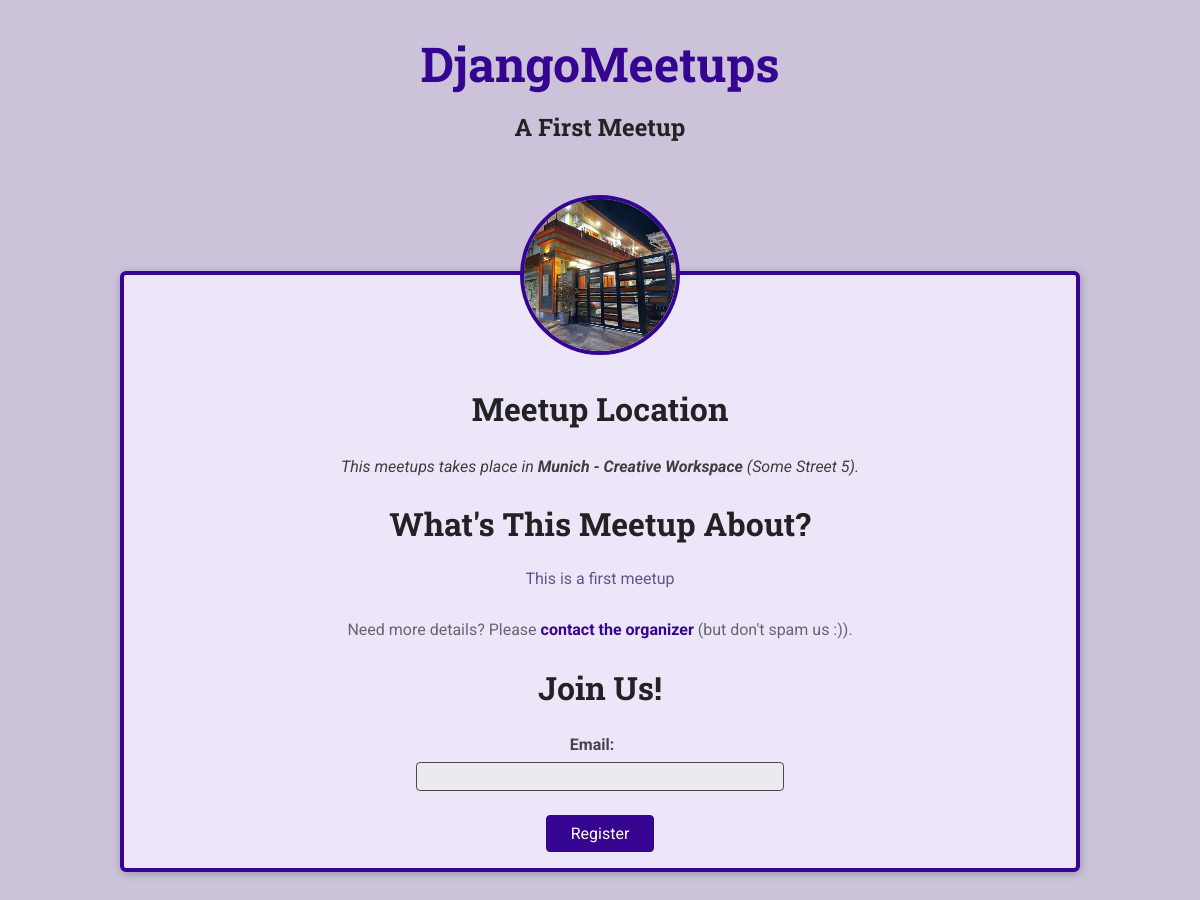
/meetups/a-first-meetup/, run on the app's committed database.
### meetups/models.py (models this page shows, shortened)
class Meetup(models.Model):
    title = models.CharField(max_length=200)
    organizer_emaill = models.EmailField()
    date = models.DateField()
    slug = models.SlugField(unique=True)
    description = models.TextField()
    image = models.ImageField(upload_to='images/')
    location = models.ForeignKey(Location, on_delete=models.CASCADE)
    participants = models.ManyToManyField(Participant, blank=True, null=True)

class Location(models.Model):
    name = models.CharField(max_length=200)
    address = models.CharField(max_length=300)

### meetups/views.py (the view)
# urls.py: path('meetups/<slug:meetup_slug>/', views.meetup_details, name='meetup-detail'),  # our-domain.com/meetups/<dynamic-path-segment>
def meetup_details(request, meetup_slug):
    try:
        selected_meetup = Meetup.objects.get(slug=meetup_slug)
        registration_form = RegistrationForm()
        return render(request, 'meetups/meetup-detail.html', {
            'meetup_found': True,
            'meetup': selected_meetup,
            'form': registration_form
        })
    except Exception as exc:
        return render(request, 'meetups/meetup-detail.html', {
            'meetup_found': False,
        })

### meetups/forms.py
class RegistrationForm(forms.ModelForm):
    class Meta:
        model = Participant
        fields = ['email']
        labels = {'email': 'Email'}

### meetups/templates/meetups/meetup-detail.html (shortened to what this page needs)
{% extends 'meetups/base/base.html' %}
{% load static %}
{% block site_css %}
    <link rel="stylesheet" href="{% static 'meetups/styles/meetup-detail.css' %}">
{% endblock site_css %}
{% block main_heading %}
    {{ meetup.title }}
{% endblock main_heading %}
{% block body %}
    {% if meetup_found %}
        <article>
            <img id="main-image" src="{{ meetup.image.url }}" alt="{{ meetup.title }}">
            <section id="location">
                <h2>Meetup Location</h2>
                <address>This meetups takes place in <span>{{ meetup.location.name }}</span> ({{ meetup.location.address }}).</address>
            </section>
            <section id="details">
                <h2>What's This Meetup About?</h2>
                <p>{{ meetup.description }}</p>
                <footer>
                    <p>Need more details? Please <a href="">contact the organizer</a> (but don't spam us :)).</p>
                </footer>
            </section>
            <section id="registration">
                <h2>Join Us!</h2>
                <form action="" method="POST">
                    <ul>
                        {{ form.as_ul }}
                    </ul>
                    <div id="registration-actions">
                        <button>Register</button>
                    </div>
                </form>
            </section>
        </article>
    {% else %}
        <p>No meetup found for this slug, sorry!</p>
    {% endif %}
{% endblock body %}

### meetups/static/meetups/styles/base.css (style rules this page uses)
* { box-sizing: border-box; }
body { font-family: 'Roboto', sans-serif; margin: 0; background-color: #ccc3db; color: #3e3e41; }
h1, h2, h3 { font-family: 'Roboto Slab', sans-serif; color: #222224; }
button, .btn { cursor: pointer; font: inherit; padding: 0.5rem 1.5rem; background-color: #350490; border: 1px solid #350490; color: white; border-radius: 4px; text-decoration: none; }

### meetups/static/meetups/styles/meetup-detail.css (style rules this page uses)
article { max-width: 60rem; margin: 5rem auto; border-radius: 6px; background-color: #ede6f8; border: 4px solid #350490; box-shadow: 1px 2px 8px rgba(0, 0, 0, 0.25); position: relative; padding: 1rem; text-align: center; }
#main-image { width: 10rem; height: 10rem; object-fit: cover; position: absolute; top: -5rem; left: calc(50% - 5rem); border-radius: 50%; border: 4px solid #350490; }
section:first-of-type { margin-top: 6rem; }
h2 { font-size: 2rem; }
address span { font-weight: bold; }
#details h2 { margin-bottom: 0.5rem; }
#details > p { color: #665386; padding: 1rem; border-radius: 4px; max-width: 80%; margin: auto; }
#details footer { color: #696472; }
#details footer a { color: #350490; text-decoration: none; font-weight: bold; }
#registration ul { list-style: none; margin: 0; padding: 0; }
#registration label { font-weight: bold; color: #46424d; margin-right: 1rem; display: block; margin-bottom: 0.5rem; }
#registration input { font: inherit; width: 40%; background-color: #ebeaee; border: 1px solid #4b4753; border-radius: 4px; padding: 0.25rem; }
#registration-actions { margin-top: 1.5rem; }

### data on the page
Meetup: title "A First Meetup", image (picture), location.name "Munich - Creative Workspace", location.address "Some Street 5", description "This is a first meetup"
